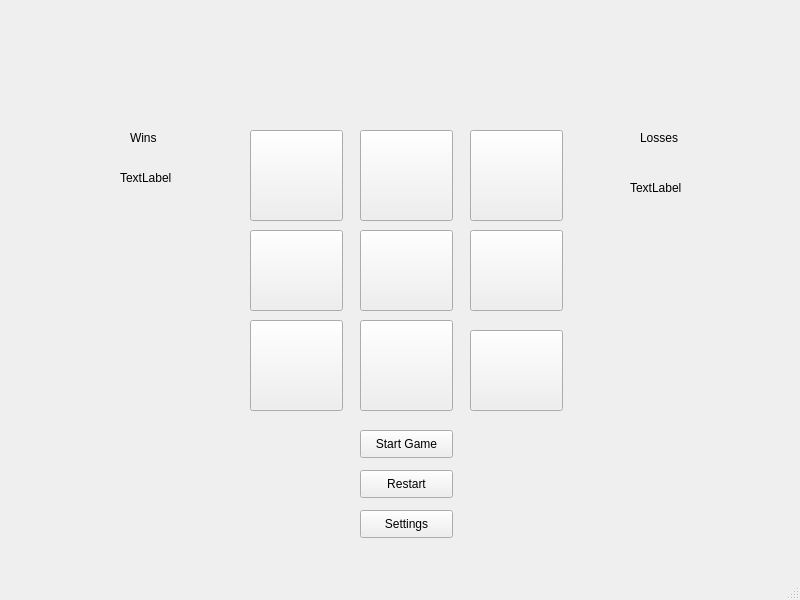
<?xml version="1.0" encoding="UTF-8"?>
<ui version="4.0">
 <class>MainWindow</class>
 <widget class="QMainWindow" name="MainWindow">
  <property name="geometry">
   <rect>
    <x>0</x>
    <y>0</y>
    <width>800</width>
    <height>600</height>
   </rect>
  </property>
  <property name="windowTitle">
   <string>MainWindow</string>
  </property>
  <widget class="QWidget" name="centralwidget">
   <widget class="QPushButton" name="square0">
    <property name="geometry">
     <rect>
      <x>250</x>
      <y>130</y>
      <width>93</width>
      <height>91</height>
     </rect>
    </property>
    <property name="text">
     <string/>
    </property>
   </widget>
   <widget class="QPushButton" name="square1">
    <property name="geometry">
     <rect>
      <x>360</x>
      <y>130</y>
      <width>93</width>
      <height>91</height>
     </rect>
    </property>
    <property name="text">
     <string/>
    </property>
   </widget>
   <widget class="QPushButton" name="square2">
    <property name="geometry">
     <rect>
      <x>470</x>
      <y>130</y>
      <width>93</width>
      <height>91</height>
     </rect>
    </property>
    <property name="text">
     <string/>
    </property>
   </widget>
   <widget class="QPushButton" name="square3">
    <property name="geometry">
     <rect>
      <x>250</x>
      <y>230</y>
      <width>93</width>
      <height>81</height>
     </rect>
    </property>
    <property name="text">
     <string/>
    </property>
   </widget>
   <widget class="QPushButton" name="square4">
    <property name="geometry">
     <rect>
      <x>360</x>
      <y>230</y>
      <width>93</width>
      <height>81</height>
     </rect>
    </property>
    <property name="text">
     <string/>
    </property>
   </widget>
   <widget class="QPushButton" name="square5">
    <property name="geometry">
     <rect>
      <x>470</x>
      <y>230</y>
      <width>93</width>
      <height>81</height>
     </rect>
    </property>
    <property name="text">
     <string/>
    </property>
   </widget>
   <widget class="QPushButton" name="square6">
    <property name="geometry">
     <rect>
      <x>250</x>
      <y>320</y>
      <width>93</width>
      <height>91</height>
     </rect>
    </property>
    <property name="text">
     <string/>
    </property>
   </widget>
   <widget class="QPushButton" name="square7">
    <property name="geometry">
     <rect>
      <x>360</x>
      <y>320</y>
      <width>93</width>
      <height>91</height>
     </rect>
    </property>
    <property name="text">
     <string/>
    </property>
   </widget>
   <widget class="QPushButton" name="square8">
    <property name="geometry">
     <rect>
      <x>470</x>
      <y>330</y>
      <width>93</width>
      <height>81</height>
     </rect>
    </property>
    <property name="text">
     <string/>
    </property>
   </widget>
   <widget class="QPushButton" name="startButton">
    <property name="geometry">
     <rect>
      <x>360</x>
      <y>430</y>
      <width>93</width>
      <height>28</height>
     </rect>
    </property>
    <property name="text">
     <string>Start Game</string>
    </property>
   </widget>
   <widget class="QPushButton" name="restartButton">
    <property name="geometry">
     <rect>
      <x>360</x>
      <y>470</y>
      <width>93</width>
      <height>28</height>
     </rect>
    </property>
    <property name="text">
     <string>Restart</string>
    </property>
   </widget>
   <widget class="QPushButton" name="settingsButton">
    <property name="geometry">
     <rect>
      <x>360</x>
      <y>510</y>
      <width>93</width>
      <height>28</height>
     </rect>
    </property>
    <property name="text">
     <string>Settings</string>
    </property>
   </widget>
   <widget class="QLabel" name="WinsText">
    <property name="geometry">
     <rect>
      <x>130</x>
      <y>130</y>
      <width>55</width>
      <height>16</height>
     </rect>
    </property>
    <property name="text">
     <string>Wins</string>
    </property>
   </widget>
   <widget class="QLabel" name="LossesText">
    <property name="geometry">
     <rect>
      <x>640</x>
      <y>130</y>
      <width>55</width>
      <height>16</height>
     </rect>
    </property>
    <property name="text">
     <string>Losses</string>
    </property>
   </widget>
   <widget class="QLabel" name="winsLabel">
    <property name="geometry">
     <rect>
      <x>120</x>
      <y>170</y>
      <width>55</width>
      <height>16</height>
     </rect>
    </property>
    <property name="text">
     <string>TextLabel</string>
    </property>
   </widget>
   <widget class="QLabel" name="lossesLabel">
    <property name="geometry">
     <rect>
      <x>630</x>
      <y>180</y>
      <width>55</width>
      <height>16</height>
     </rect>
    </property>
    <property name="text">
     <string>TextLabel</string>
    </property>
   </widget>
  </widget>
  <widget class="QMenuBar" name="menubar">
   <property name="geometry">
    <rect>
     <x>0</x>
     <y>0</y>
     <width>800</width>
     <height>26</height>
    </rect>
   </property>
  </widget>
  <widget class="QStatusBar" name="statusbar"/>
 </widget>
 <resources/>
 <connections/>
</ui>
